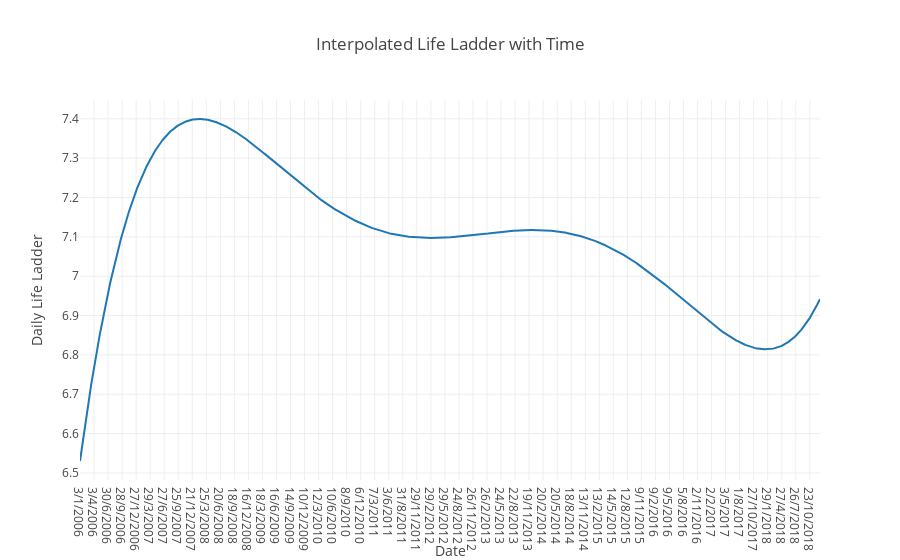

The code cell stored with this chart in its notebook:
### Markdown cell above
## Comparison between the interpolated plot and the actual plot of the life ladder with time

### Code cell
trace = go.Scatter(
    x = LLwithStocks['Date'],
    y = LLwithStocks['Daily Life Ladder'])
data = [trace]
layout = dict(title='Interpolated Life Ladder with Time',
              xaxis = {'title':'Date'},
              yaxis = {'title':'Daily Life Ladder'},)

fig = dict(data=data, layout=layout)
# Plot and embed in ipython notebook!
iplot(fig)

### Figure 1 — Plotly figure (JSON) as saved in the notebook; plotly's stock layout.template omitted (floating-point values rounded to 4 significant figures; data arrays with more than 128 entries replaced by an {"elided": "..."} marker saying what was removed)
{"data": [{"type": "scatter", "uid": "88892371-befb-4b78-8889-7cceafc5f3b9", "x": {"elided": "3270 str values"}, "y": {"elided": "3270 float values"}}], "layout": {"title": {"text": "Interpolated Life Ladder with Time"}, "xaxis": {"title": {"text": "Date"}}, "yaxis": {"title": {"text": "Daily Life Ladder"}}}}
